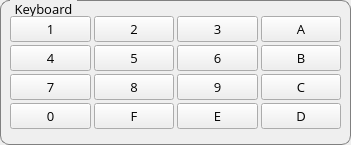
<?xml version="1.0" encoding="UTF-8"?>
<ui version="4.0">
 <class>SDKeyboard</class>
 <widget class="QWidget" name="SDKeyboard">
  <property name="windowModality">
   <enum>Qt::NonModal</enum>
  </property>
  <property name="geometry">
   <rect>
    <x>0</x>
    <y>0</y>
    <width>351</width>
    <height>145</height>
   </rect>
  </property>
  <property name="acceptDrops">
   <bool>false</bool>
  </property>
  <property name="windowTitle">
   <string>Form</string>
  </property>
  <property name="autoFillBackground">
   <bool>false</bool>
  </property>
  <layout class="QGridLayout" name="gridLayout">
   <property name="leftMargin">
    <number>0</number>
   </property>
   <property name="topMargin">
    <number>0</number>
   </property>
   <property name="rightMargin">
    <number>0</number>
   </property>
   <property name="bottomMargin">
    <number>0</number>
   </property>
   <property name="spacing">
    <number>0</number>
   </property>
   <item row="0" column="0">
    <widget class="QGroupBox" name="keyboardGroupBox">
     <property name="font">
      <font>
       <family>Open Sans</family>
       <pointsize>10</pointsize>
      </font>
     </property>
     <property name="styleSheet">
      <string notr="true">QGroupBox {
    border: 1px solid gray;
    border-radius: 9px;
    margin-top: 0.5em;
}

QGroupBox::title {
    subcontrol-origin: margin;
    left: 10px;
    padding: 0 3px 0 3px;
}</string>
     </property>
     <property name="title">
      <string>Keyboard</string>
     </property>
     <property name="alignment">
      <set>Qt::AlignLeading|Qt::AlignLeft|Qt::AlignVCenter</set>
     </property>
     <property name="flat">
      <bool>false</bool>
     </property>
     <property name="checkable">
      <bool>false</bool>
     </property>
     <layout class="QVBoxLayout" name="verticalLayout" stretch="4">
      <property name="spacing">
       <number>0</number>
      </property>
      <property name="leftMargin">
       <number>9</number>
      </property>
      <property name="topMargin">
       <number>9</number>
      </property>
      <property name="rightMargin">
       <number>9</number>
      </property>
      <property name="bottomMargin">
       <number>9</number>
      </property>
      <item>
       <layout class="QGridLayout" name="keyboardLayout">
        <property name="leftMargin">
         <number>0</number>
        </property>
        <property name="topMargin">
         <number>0</number>
        </property>
        <property name="rightMargin">
         <number>0</number>
        </property>
        <property name="bottomMargin">
         <number>0</number>
        </property>
        <property name="spacing">
         <number>3</number>
        </property>
        <item row="3" column="3">
         <widget class="QPushButton" name="keyC">
          <property name="font">
           <font>
            <family>Open Sans</family>
            <pointsize>10</pointsize>
           </font>
          </property>
          <property name="text">
           <string>C</string>
          </property>
          <attribute name="buttonGroup">
           <string notr="true">keyboardGroup</string>
          </attribute>
         </widget>
        </item>
        <item row="4" column="2">
         <widget class="QPushButton" name="keyE">
          <property name="font">
           <font>
            <family>Open Sans</family>
            <pointsize>10</pointsize>
           </font>
          </property>
          <property name="text">
           <string>E</string>
          </property>
          <attribute name="buttonGroup">
           <string notr="true">keyboardGroup</string>
          </attribute>
         </widget>
        </item>
        <item row="3" column="0">
         <widget class="QPushButton" name="key7">
          <property name="font">
           <font>
            <family>Open Sans</family>
            <pointsize>10</pointsize>
           </font>
          </property>
          <property name="text">
           <string>7</string>
          </property>
          <attribute name="buttonGroup">
           <string notr="true">keyboardGroup</string>
          </attribute>
         </widget>
        </item>
        <item row="2" column="2">
         <widget class="QPushButton" name="key6">
          <property name="font">
           <font>
            <family>Open Sans</family>
            <pointsize>10</pointsize>
           </font>
          </property>
          <property name="text">
           <string>6</string>
          </property>
          <attribute name="buttonGroup">
           <string notr="true">keyboardGroup</string>
          </attribute>
         </widget>
        </item>
        <item row="2" column="1">
         <widget class="QPushButton" name="key5">
          <property name="font">
           <font>
            <family>Open Sans</family>
            <pointsize>10</pointsize>
           </font>
          </property>
          <property name="text">
           <string>5</string>
          </property>
          <attribute name="buttonGroup">
           <string notr="true">keyboardGroup</string>
          </attribute>
         </widget>
        </item>
        <item row="3" column="2">
         <widget class="QPushButton" name="key9">
          <property name="font">
           <font>
            <family>Open Sans</family>
            <pointsize>10</pointsize>
           </font>
          </property>
          <property name="text">
           <string>9</string>
          </property>
          <attribute name="buttonGroup">
           <string notr="true">keyboardGroup</string>
          </attribute>
         </widget>
        </item>
        <item row="4" column="3">
         <widget class="QPushButton" name="keyD">
          <property name="font">
           <font>
            <family>Open Sans</family>
            <pointsize>10</pointsize>
           </font>
          </property>
          <property name="text">
           <string>D</string>
          </property>
          <attribute name="buttonGroup">
           <string notr="true">keyboardGroup</string>
          </attribute>
         </widget>
        </item>
        <item row="4" column="0">
         <widget class="QPushButton" name="key0">
          <property name="font">
           <font>
            <family>Open Sans</family>
            <pointsize>10</pointsize>
           </font>
          </property>
          <property name="text">
           <string>0</string>
          </property>
          <attribute name="buttonGroup">
           <string notr="true">keyboardGroup</string>
          </attribute>
         </widget>
        </item>
        <item row="2" column="3">
         <widget class="QPushButton" name="keyB">
          <property name="font">
           <font>
            <family>Open Sans</family>
            <pointsize>10</pointsize>
           </font>
          </property>
          <property name="text">
           <string>B</string>
          </property>
          <attribute name="buttonGroup">
           <string notr="true">keyboardGroup</string>
          </attribute>
         </widget>
        </item>
        <item row="2" column="0">
         <widget class="QPushButton" name="key4">
          <property name="font">
           <font>
            <family>Open Sans</family>
            <pointsize>10</pointsize>
           </font>
          </property>
          <property name="text">
           <string>4</string>
          </property>
          <attribute name="buttonGroup">
           <string notr="true">keyboardGroup</string>
          </attribute>
         </widget>
        </item>
        <item row="4" column="1">
         <widget class="QPushButton" name="keyF">
          <property name="font">
           <font>
            <family>Open Sans</family>
            <pointsize>10</pointsize>
           </font>
          </property>
          <property name="text">
           <string>F</string>
          </property>
          <attribute name="buttonGroup">
           <string notr="true">keyboardGroup</string>
          </attribute>
         </widget>
        </item>
        <item row="3" column="1">
         <widget class="QPushButton" name="key8">
          <property name="font">
           <font>
            <family>Open Sans</family>
            <pointsize>10</pointsize>
           </font>
          </property>
          <property name="text">
           <string>8</string>
          </property>
          <attribute name="buttonGroup">
           <string notr="true">keyboardGroup</string>
          </attribute>
         </widget>
        </item>
        <item row="0" column="1">
         <widget class="QPushButton" name="key2">
          <property name="font">
           <font>
            <family>Open Sans</family>
            <pointsize>10</pointsize>
           </font>
          </property>
          <property name="text">
           <string>2</string>
          </property>
          <attribute name="buttonGroup">
           <string notr="true">keyboardGroup</string>
          </attribute>
         </widget>
        </item>
        <item row="0" column="2">
         <widget class="QPushButton" name="key3">
          <property name="font">
           <font>
            <family>Open Sans</family>
            <pointsize>10</pointsize>
           </font>
          </property>
          <property name="text">
           <string>3</string>
          </property>
          <attribute name="buttonGroup">
           <string notr="true">keyboardGroup</string>
          </attribute>
         </widget>
        </item>
        <item row="0" column="3">
         <widget class="QPushButton" name="keyA">
          <property name="font">
           <font>
            <family>Open Sans</family>
            <pointsize>10</pointsize>
           </font>
          </property>
          <property name="text">
           <string>A</string>
          </property>
          <attribute name="buttonGroup">
           <string notr="true">keyboardGroup</string>
          </attribute>
         </widget>
        </item>
        <item row="0" column="0">
         <widget class="QPushButton" name="key1">
          <property name="sizePolicy">
           <sizepolicy hsizetype="Minimum" vsizetype="Fixed">
            <horstretch>0</horstretch>
            <verstretch>0</verstretch>
           </sizepolicy>
          </property>
          <property name="font">
           <font>
            <family>Open Sans</family>
            <pointsize>10</pointsize>
           </font>
          </property>
          <property name="statusTip">
           <string/>
          </property>
          <property name="text">
           <string>1</string>
          </property>
          <property name="autoDefault">
           <bool>false</bool>
          </property>
          <property name="default">
           <bool>false</bool>
          </property>
          <property name="flat">
           <bool>false</bool>
          </property>
          <attribute name="buttonGroup">
           <string notr="true">keyboardGroup</string>
          </attribute>
         </widget>
        </item>
       </layout>
      </item>
     </layout>
    </widget>
   </item>
  </layout>
 </widget>
 <resources/>
 <connections/>
 <buttongroups>
  <buttongroup name="keyboardGroup"/>
 </buttongroups>
</ui>
